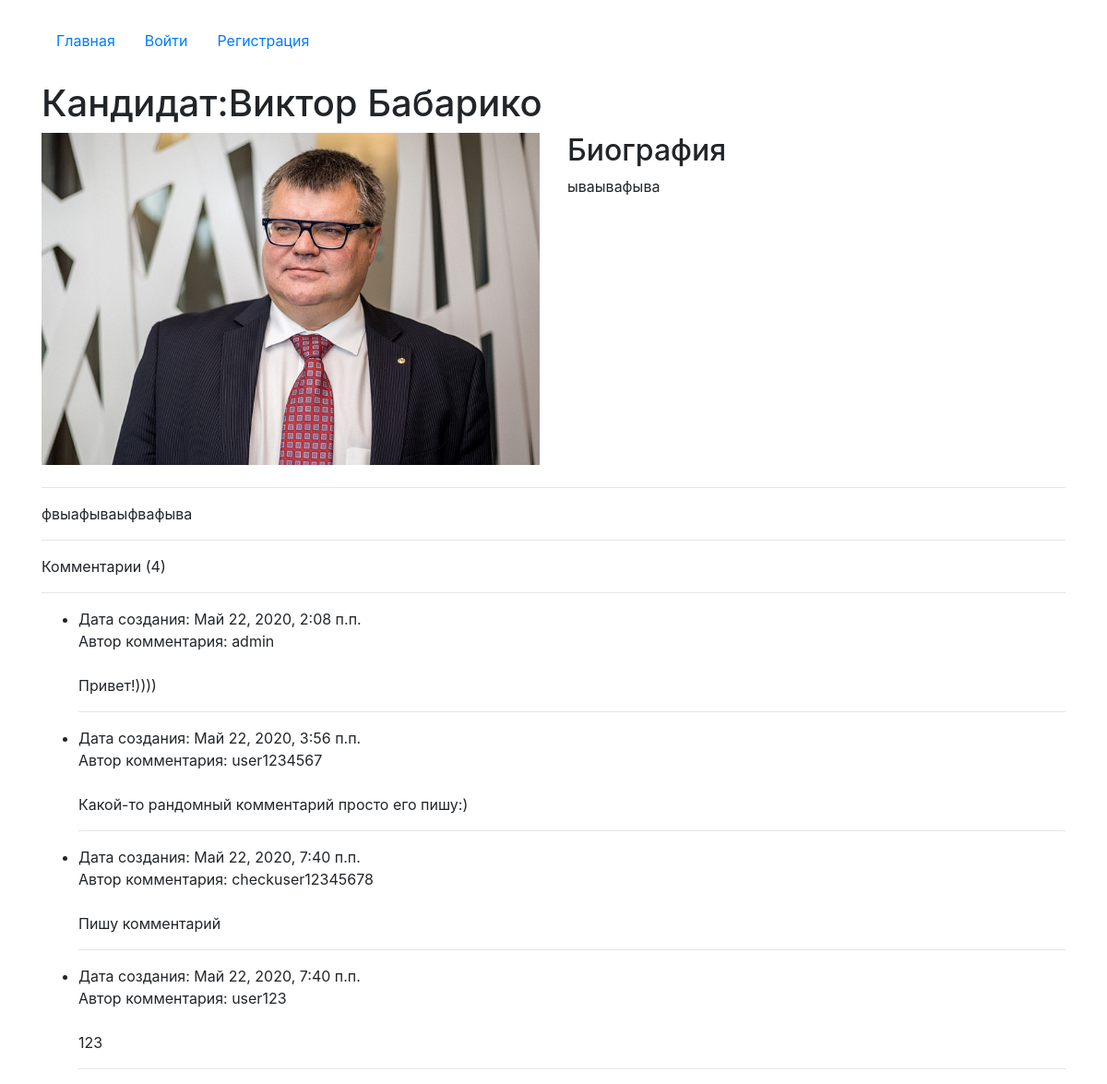
The app's page /candidate/10 with its own data.
### voting/models.py (models this page shows, shortened)
class Candidate(models.Model):
    name = models.CharField(max_length=200, verbose_name='Имя', null=True)
    surname = models.CharField(max_length=200, verbose_name='Фамилия', null=True)
    second_name = models.CharField(max_length=200, verbose_name='Отчество', null=True)
    votes = models.PositiveIntegerField(verbose_name='Количество голосов', null=True, default=0)
    biography = models.TextField(max_length=10000, verbose_name='Биография', null=True)
    election_programme = models.TextField(max_length=10000, verbose_name='Предвыборная программа', null=True)
    image = models.OneToOneField(Image, on_delete=models.CASCADE, null=True, verbose_name='Изображение')
    class Meta:
        verbose_name = 'кандидата'
        verbose_name_plural = 'кандидат'

class Image(models.Model):
    url = models.ImageField(upload_to="candidate_images", blank=True, null=True, verbose_name='Изображение')

class Comments(models.Model):
    author = models.ForeignKey(User, on_delete=models.CASCADE, verbose_name='Автор комментария',
                               blank=True, null=True)
    candidate = models.ForeignKey(Candidate, on_delete=models.CASCADE, verbose_name='Кандидат',
                                  blank=True, null=True, related_name='comments_candidates')
    date = models.DateTimeField(auto_now=True)
    text = models.TextField(verbose_name='Текст комментария')

### voting/views.py (the view, shortened to what this page needs)
# urls.py: path('candidate/<int:pk>', views.CandidatePage.as_view(), name='candidate_page'),
class CandidatePage(FormMixin, DetailView):
    model = Candidate
    template_name = 'candidate.html'
    context_object_name = 'candidate_id'
    form_class = CommentForm

### voting/templates/candidate.html (shortened to what this page needs)
{% extends 'index.html' %}
{% load static %}
{% block content %}
    <h1 class="mt-4">Кандидат:{{ candidate_id.name }} {{candidate_id.surname}}</h1>
    <div class="row">
        <div class="col-6">
            <h2><img src= "{{ candidate_id.image.url.url }}" alt = '{{ candidate_id.surname }}' width="100%"></h2>
        </div>
        <div class="col-6">
            <h2 class="text-left">Биография</h2>
            <p>{{ candidate_id.biography }}</p>
        </div>
    </div>
    <hr>
    <p>{{ candidate_id.election_programme}}</p>
    <hr>
    <p>Комментарии ({{candidate_id.comments_candidates.all.count}})</p>
    <hr>
    <ul>
    {% for comment in  candidate_id.comments_candidates.all %}
        <li>
        Дата создания: {{ comment.date  }} <br>
        Автор комментария: {{ comment.author  }} <br> <br>
        {{ comment.text }}
        <hr>
        </li>
    {% endfor %}
    </ul>
    </div>
{% endblock %}

### voting/templates/index.html (shortened to what this page needs)
<!doctype html>
<html lang="en">
  <head>
    <link rel="stylesheet" href="https://stackpath.bootstrapcdn.com/bootstrap/4.4.1/css/bootstrap.min.css">
  </head>
  <body>
    <div class="container mt-4">
    <ul class="nav nav-pills">
  <li class="nav-item">
      {% url 'home' as url_home %}
    <a class="nav-link {% if url_home == request.path %} active{% endif %}" href="{{ url_home }}">Главная</a>
  </li>
        {% if request.user.is_authenticated == False %}
        <li class="nav-item">
      {% url 'login_page' as url_login %}
    <a class="nav-link {% if url_login == request.path %} active{% endif %}" href="{{ url_login }}">Войти</a>
  </li>
    <li class="nav-item">
      {% url 'register_page' as url_register %}
    <a class="nav-link {% if url_register == request.path %} active{% endif %}" href="{{ url_register }}">Регистрация</a>
  </li>
    {% endif %}
</ul>
    {% block content %}{% endblock %}
  </body>
</html>

### records on screen
Candidate: name "Виктор", surname "Бабарико", image (picture), biography "ываывафыва", election_programme "фвыафываыфвафыва", comments_candidates.all.count "4"
Comments: date "Май 22, 2020, 2:08 п.п.", author "admin", text "Привет!))))"
Comments: date "Май 22, 2020, 3:56 п.п.", author "user1234567", text "Какой-то рандомный комментарий просто его пишу:)"
Comments: date "Май 22, 2020, 7:40 п.п.", author "checkuser12345678", text "Пишу комментарий"
Comments: date "Май 22, 2020, 7:40 п.п.", author "user123", text "123"
